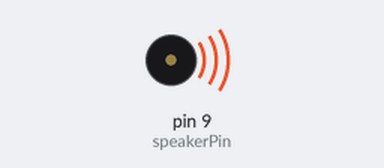
Bench run of a sketch on a simulated Arduino Uno, built with avr-gcc and run on an emulated ATmega328P. Shown: buzzer (waves = sounding).

Above: at 0.1 s.
Timing chart, 0 to 1.6 s (numbered marks = the images above):
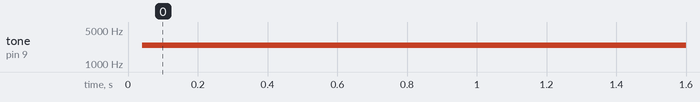

The sketch:

Min.ino
```cpp
// Arduino + Sound WS
// 2011.11.26-27
//
// 01-1:Arduinoで音を出そう
// "音が鳴るサンプル"


//スピーカーのピンを９ピンにする
int speakerPin = 9;


void setup(){

  //スピーカーのピンを出力モードに
  pinMode(speakerPin, OUTPUT);

}


void loop(){

  digitalWrite(speakerPin, HIGH);
  delayMicroseconds(200);

  digitalWrite(speakerPin, LOW);
  delayMicroseconds(200);

}
```

Measured:
- by itself, tone on pin 9 (speakerPin): silent → 2435 Hz at 0.04 s
